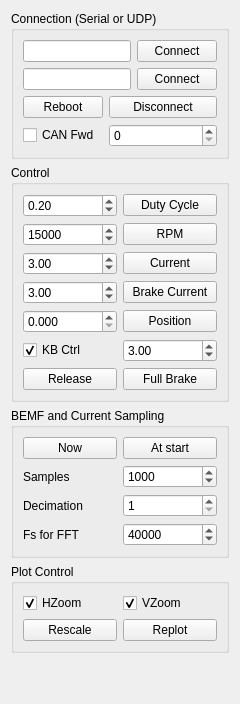
     <widget class="QWidget" name="widget2" native="true">
      <property name="sizePolicy">
       <sizepolicy hsizetype="Fixed" vsizetype="Preferred">
        <horstretch>0</horstretch>
        <verstretch>0</verstretch>
       </sizepolicy>
      </property>
      <layout class="QVBoxLayout" name="verticalLayout_2">
       <item>
        <widget class="QGroupBox" name="groupBox_3">
         <property name="title">
          <string>Connection (Serial or UDP)</string>
         </property>
         <layout class="QGridLayout" name="gridLayout_28">
          <item row="0" column="2">
           <widget class="QPushButton" name="serialConnectButton">
            <property name="text">
             <string>Connect</string>
            </property>
           </widget>
          </item>
          <item row="2" column="2">
           <widget class="QPushButton" name="udpConnectButton">
            <property name="text">
             <string>Connect</string>
            </property>
           </widget>
          </item>
          <item row="4" column="1" colspan="2">
           <widget class="QSpinBox" name="canIdBox"/>
          </item>
          <item row="3" column="1" colspan="2">
           <widget class="QPushButton" name="disconnectButton">
            <property name="text">
             <string>Disconnect</string>
            </property>
           </widget>
          </item>
          <item row="4" column="0">
           <widget class="QCheckBox" name="canFwdBox">
            <property name="text">
             <string>CAN Fwd</string>
            </property>
           </widget>
          </item>
          <item row="2" column="0" colspan="2">
           <widget class="QLineEdit" name="udpIpEdit"/>
          </item>
          <item row="3" column="0">
           <widget class="QPushButton" name="appconfRebootButton">
            <property name="text">
             <string>Reboot</string>
            </property>
           </widget>
          </item>
          <item row="0" column="0" colspan="2">
           <widget class="QLineEdit" name="serialDeviceEdit"/>
          </item>
         </layout>
        </widget>
       </item>
       <item>
        <widget class="QGroupBox" name="groupBox_2">
         <property name="title">
          <string>Control</string>
         </property>
         <layout class="QGridLayout" name="gridLayout_2">
          <item row="0" column="0">
           <widget class="QDoubleSpinBox" name="dutyBox">
            <property name="minimum">
             <double>-1.000000000000000</double>
            </property>
            <property name="maximum">
             <double>1.000000000000000</double>
            </property>
            <property name="singleStep">
             <double>0.010000000000000</double>
            </property>
            <property name="value">
             <double>0.200000000000000</double>
            </property>
           </widget>
          </item>
          <item row="0" column="1">
           <widget class="QPushButton" name="dutyButton">
            <property name="text">
             <string>Duty Cycle</string>
            </property>
           </widget>
          </item>
          <item row="1" column="0">
           <widget class="QSpinBox" name="rpmBox">
            <property name="minimum">
             <number>-100000</number>
            </property>
            <property name="maximum">
             <number>100000</number>
            </property>
            <property name="singleStep">
             <number>1000</number>
            </property>
            <property name="value">
             <number>15000</number>
            </property>
           </widget>
          </item>
          <item row="1" column="1">
           <widget class="QPushButton" name="rpmButton">
            <property name="text">
             <string>RPM</string>
            </property>
           </widget>
          </item>
          <item row="2" column="0">
           <widget class="QDoubleSpinBox" name="currentBox">
            <property name="minimum">
             <double>-200.000000000000000</double>
            </property>
            <property name="maximum">
             <double>200.000000000000000</double>
            </property>
            <property name="singleStep">
             <double>0.500000000000000</double>
            </property>
            <property name="value">
             <double>3.000000000000000</double>
            </property>
           </widget>
          </item>
          <item row="3" column="1">
           <widget class="QPushButton" name="currentBrakeButton">
            <property name="text">
             <string>Brake Current</string>
            </property>
           </widget>
          </item>
          <item row="3" column="0">
           <widget class="QDoubleSpinBox" name="currentBrakeBox">
            <property name="minimum">
             <double>0.000000000000000</double>
            </property>
            <property name="maximum">
             <double>200.000000000000000</double>
            </property>
            <property name="singleStep">
             <double>0.500000000000000</double>
            </property>
            <property name="value">
             <double>3.000000000000000</double>
            </property>
           </widget>
          </item>
          <item row="2" column="1">
           <widget class="QPushButton" name="currentButton">
            <property name="text">
             <string>Current</string>
            </property>
           </widget>
          </item>
          <item row="4" column="1">
           <widget class="QPushButton" name="posCtrlButton">
            <property name="text">
             <string>Position</string>
            </property>
           </widget>
          </item>
          <item row="4" column="0">
           <widget class="QDoubleSpinBox" name="posCtrlBox">
            <property name="decimals">
             <number>3</number>
            </property>
            <property name="maximum">
             <double>360.000000000000000</double>
            </property>
           </widget>
          </item>
          <item row="6" column="0">
           <widget class="QPushButton" name="offButton">
            <property name="text">
             <string>Release</string>
            </property>
           </widget>
          </item>
          <item row="5" column="0">
           <widget class="QCheckBox" name="overrideKbBox">
            <property name="text">
             <string>KB Ctrl</string>
            </property>
            <property name="checked">
             <bool>true</bool>
            </property>
           </widget>
          </item>
          <item row="5" column="1">
           <widget class="QDoubleSpinBox" name="arrowCurrentBox">
            <property name="maximum">
             <double>200.000000000000000</double>
            </property>
            <property name="singleStep">
             <double>0.500000000000000</double>
            </property>
            <property name="value">
             <double>3.000000000000000</double>
            </property>
           </widget>
          </item>
          <item row="6" column="1">
           <widget class="QPushButton" name="offBrakeButton">
            <property name="text">
             <string>Full Brake</string>
            </property>
           </widget>
          </item>
         </layout>
        </widget>
       </item>
       <item>
        <widget class="QGroupBox" name="groupBox">
         <property name="title">
          <string>BEMF and Current Sampling</string>
         </property>
         <layout class="QVBoxLayout" name="verticalLayout">
          <item>
           <layout class="QGridLayout" name="gridLayout">
            <item row="1" column="0">
             <widget class="QLabel" name="label">
              <property name="text">
               <string>Samples</string>
              </property>
             </widget>
            </item>
            <item row="2" column="0">
             <widget class="QLabel" name="label_2">
              <property name="text">
               <string>Decimation</string>
              </property>
             </widget>
            </item>
            <item row="1" column="1">
             <widget class="QSpinBox" name="sampleNumBox">
              <property name="minimum">
               <number>10</number>
              </property>
              <property name="maximum">
               <number>2000</number>
              </property>
              <property name="singleStep">
               <number>100</number>
              </property>
              <property name="value">
               <number>1000</number>
              </property>
             </widget>
            </item>
            <item row="3" column="1">
             <widget class="QSpinBox" name="sampleFreqBox">
              <property name="minimum">
               <number>1</number>
              </property>
              <property name="maximum">
               <number>200000</number>
              </property>
              <property name="singleStep">
               <number>1000</number>
              </property>
              <property name="value">
               <number>40000</number>
              </property>
             </widget>
            </item>
            <item row="2" column="1">
             <widget class="QSpinBox" name="sampleIntBox">
              <property name="minimum">
               <number>1</number>
              </property>
             </widget>
            </item>
            <item row="3" column="0">
             <widget class="QLabel" name="label_5">
              <property name="text">
               <string>Fs for FFT</string>
              </property>
             </widget>
            </item>
            <item row="0" column="0">
             <widget class="QPushButton" name="getDataButton">
              <property name="text">
               <string>Now</string>
              </property>
             </widget>
            </item>
            <item row="0" column="1">
             <widget class="QPushButton" name="getDataStartButton">
              <property name="text">
               <string>At start</string>
              </property>
             </widget>
            </item>
           </layout>
          </item>
         </layout>
        </widget>
       </item>
       <item>
        <widget class="QGroupBox" name="groupBox_5">
         <property name="title">
          <string>Plot Control</string>
         </property>
         <layout class="QGridLayout" name="gridLayout_27">
          <item row="0" column="0">
           <widget class="QCheckBox" name="horizontalZoomBox">
            <property name="text">
             <string>HZoom</string>
            </property>
            <property name="checkable">
             <bool>true</bool>
            </property>
            <property name="checked">
             <bool>true</bool>
            </property>
           </widget>
          </item>
          <item row="0" column="1">
           <widget class="QCheckBox" name="verticalZoomBox">
            <property name="text">
             <string>VZoom</string>
            </property>
            <property name="checked">
             <bool>true</bool>
            </property>
           </widget>
          </item>
          <item row="1" column="0">
           <widget class="QPushButton" name="rescaleButton">
            <property name="text">
             <string>Rescale</string>
            </property>
           </widget>
          </item>
          <item row="1" column="1">
           <widget class="QPushButton" name="replotButton">
            <property name="text">
             <string>Replot</string>
            </property>
           </widget>
          </item>
         </layout>
        </widget>
       </item>
       <item>
        <spacer name="verticalSpacer">
         <property name="orientation">
          <enum>Qt::Vertical</enum>
         </property>
         <property name="sizeHint" stdset="0">
          <size>
           <width>20</width>
           <height>40</height>
          </size>
         </property>
        </spacer>
       </item>
      </layout>
     </widget>
